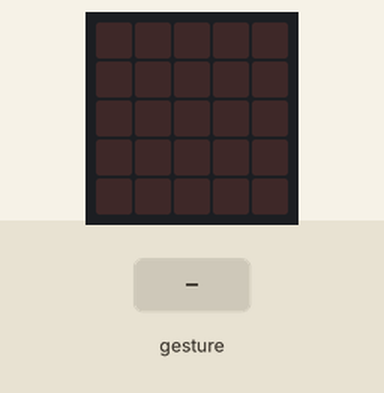
Simulated run of this program. Board: BBC micro:bit (MakeCode). Shown: the board's 5×5 LED display. Inputs (shaded band) come from the test bench. Random numbers come from a fixed seed; a tilt is held for 1.5 s and a shake lasts 1 s, then the board lies face up again.

Above: at 1.2 s.
1.3 s: gesture 'shake'
At 2.7 s:
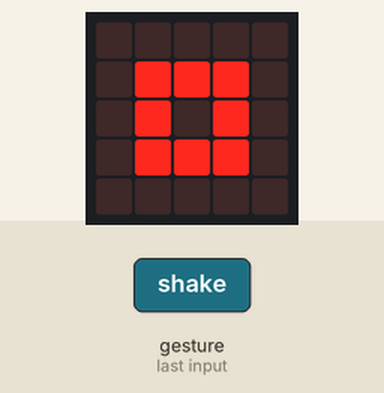
3.0 s: gesture 'shake'
At 4.2 s:
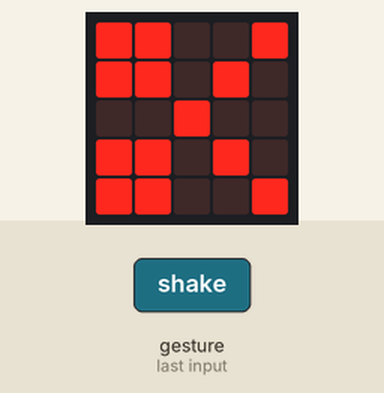
Timing chart, 0 to 6.0 s (numbered marks = the images above; inputs shaded):
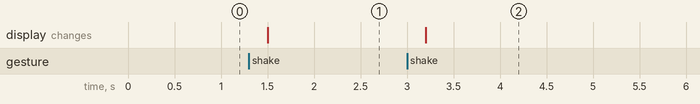

Measured:
- after the input at 1.3 s, the display: changes after 0.20 s (image 1)
- after the input at 3.0 s, the display: changes after 0.20 s (image 2)

The program:

main.ts
```typescript
let tool = 0
input.onGesture(Gesture.Shake, function () {
    tool = randint(0, 2)
    if (tool == 0) {
        basic.showIcon(IconNames.SmallSquare)
    } else {
        if (tool == 1) {
            basic.showIcon(IconNames.Square)
        } else {
            if (tool == 2) {
                basic.showIcon(IconNames.Scissors)
            }
        }
    }
})
basic.forever(function () {

})
```

test.ts
```typescript
// les tests vont ici ; cela ne sera pas compilé si ce paquet est utilisé en tant qu'extension.
```
